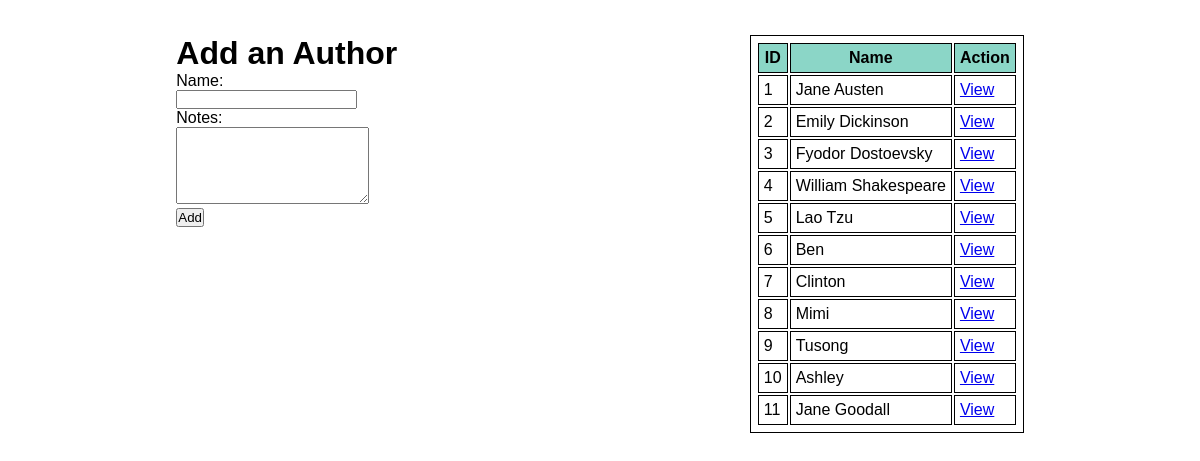
The app's page /authors with its own data.
### booksAuthors/models.py (models this page shows)
class Author(models.Model):
    name=models.CharField(max_length=255)
    books=models.ManyToManyField(Book, related_name ="authors")
    notes=models.TextField()
    created_at=models.DateTimeField(auto_now_add=True)
    updated_at=models.DateTimeField(auto_now=True)

### booksAuthors/views.py (the view)
# urls.py: path('authors', views.authors),
def authors(request):
    context = {
        'authors': Author.objects.all()
    }
    return render(request, 'add_author.html', context)

### booksAuthors/templates/add_author.html (shortened to what this page needs)
<!DOCTYPE html>
<html lang="en">
<head>
    {% load static %}
    <link rel="stylesheet" href="{% static 'css/add.css' %}">
</head>
<body>
    <div class="input_book">
        <h1>Add an Author</h1>
        <form action="/add_author" method="POST">
            <label for="author_name">Name:</label>
            <input type="text" name="name">
            <label for="notes">Notes:</label>
            <textarea name="notes" id="desc" cols="22" rows="5"></textarea>
            <input type="submit" value="Add" id="submit">
    </div>
    <table class="table" id="book_table">
        <tr>
            <th>ID</th>
            <th>Name</th>
            <th>Action</th>
        </tr>
        {% for author in authors %}
        <tr>
            <td>{{author.id}}</td>
            <td>{{author.name}}</td>
            <td><a href="authors/{{author.id}}">View</a></td>
        </tr>
        {% endfor %}
    </table>
</body>
</html>

### booksAuthors/static/css/add.css (style rules this page uses)
* { margin: 0; padding: 0; font-family: sans-serif; }
body { display:flex; justify-content: space-around; padding-top: 35px; }
label, input { display: block; }
table, th, td { border: 1px solid black; padding: 5px; }
th { background-color:#8bd6c7; }

### records on screen
Author: id "1", name "Jane Austen"
Author: id "2", name "Emily Dickinson"
Author: id "3", name "Fyodor Dostoevsky"
Author: id "4", name "William Shakespeare"
Author: id "5", name "Lao Tzu"
Author: id "6", name "Ben"
Author: id "7", name "Clinton"
Author: id "8", name "Mimi"
Author: id "9", name "Tusong"
Author: id "10", name "Ashley"
Author: id "11", name "Jane Goodall"
